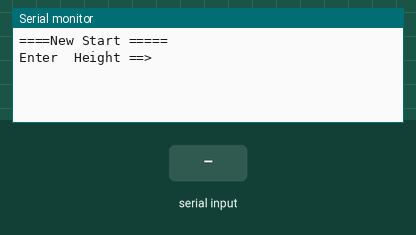
Simulated run of this sketch. Board: Arduino Uno, built with avr-gcc and run on an emulated ATmega328P. Parts: the last lines printed to the serial monitor. Inputs (shaded band) come from the test bench.

Above: at 1.2 s.
1.3 s: "90,45\n" received over Serial
At 2.77 s:
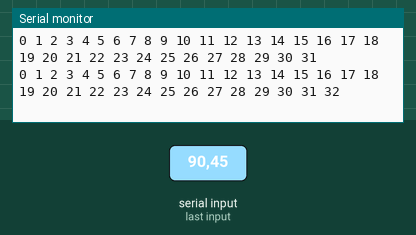
At 3.85 s:
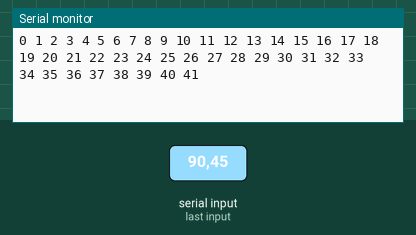

Measured:
- after the input at 1.3 s, the serial monitor: prints a new line at once (image 1)

The sketch:

ex5-5.ino
```cpp
void setup() {
  // 시리얼 통신 속도 설정 : 속도 9600 bps, 8데이터 비트, 패리티 없음, 한 개의 스톱비트
 Serial.begin(9600) ;

}
void loop() {
      int x = 0, y= 0;
      int row = 0 ,column = 0;

            Serial.println("====New Start =====");
            Serial.println("Enter  Height ==>");

          // PC에서 데이터가 전송되어 올때까지 기다린다.
          while(1) {
             if(Serial.available() > 0 ) break;
          }

          column =  Serial.parseInt();
          row = 1 ;
         for(y=0 ; y< column ; y++ )
         {
              for(x= 0 ; x < row ;x++) {
                      Serial.print(x);
                      Serial.print(" ");
              }
              Serial.println(" ");
              row ++ ;
         }
}
```
